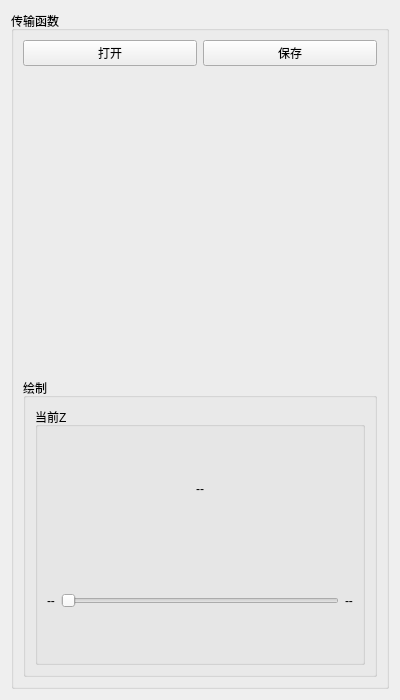
<?xml version="1.0" encoding="UTF-8"?>
<ui version="4.0">
 <class>HMPMainWindow</class>
 <widget class="QWidget" name="HMPMainWindow">
  <property name="geometry">
   <rect>
    <x>0</x>
    <y>0</y>
    <width>400</width>
    <height>700</height>
   </rect>
  </property>
  <property name="windowTitle">
   <string>Heat Map</string>
  </property>
  <layout class="QVBoxLayout" name="verticalLayout">
   <item>
    <widget class="QGroupBox" name="groupBox_TF">
     <property name="title">
      <string>传输函数</string>
     </property>
     <layout class="QVBoxLayout" name="verticalLayout_2">
      <item>
       <layout class="QHBoxLayout" name="horizontalLayout">
        <item>
         <widget class="QPushButton" name="pushButton_OpenTF">
          <property name="text">
           <string>打开</string>
          </property>
         </widget>
        </item>
        <item>
         <widget class="QPushButton" name="pushButton_SaveTF">
          <property name="text">
           <string>保存</string>
          </property>
         </widget>
        </item>
       </layout>
      </item>
      <item>
       <widget class="QLabel" name="label_OpenedTF">
        <property name="text">
         <string/>
        </property>
       </widget>
      </item>
      <item>
       <widget class="QGroupBox" name="groupBox">
        <property name="title">
         <string>绘制</string>
        </property>
        <layout class="QVBoxLayout" name="verticalLayout_3">
         <item>
          <widget class="QGroupBox" name="groupBox_6">
           <property name="title">
            <string>当前Z</string>
           </property>
           <layout class="QVBoxLayout" name="verticalLayout_10">
            <item>
             <widget class="QLabel" name="label_HeatMapH">
              <property name="text">
               <string>--</string>
              </property>
              <property name="alignment">
               <set>Qt::AlignCenter</set>
              </property>
             </widget>
            </item>
            <item>
             <layout class="QHBoxLayout" name="horizontalLayout_9">
              <item>
               <widget class="QLabel" name="label_MinH">
                <property name="text">
                 <string>--</string>
                </property>
               </widget>
              </item>
              <item>
               <widget class="QSlider" name="horizontalSlider_HeatMapH">
                <property name="maximum">
                 <number>255</number>
                </property>
                <property name="orientation">
                 <enum>Qt::Horizontal</enum>
                </property>
               </widget>
              </item>
              <item>
               <widget class="QLabel" name="label_MaxH">
                <property name="text">
                 <string>--</string>
                </property>
               </widget>
              </item>
             </layout>
            </item>
           </layout>
          </widget>
         </item>
        </layout>
       </widget>
      </item>
     </layout>
    </widget>
   </item>
  </layout>
 </widget>
 <resources/>
 <connections/>
</ui>
